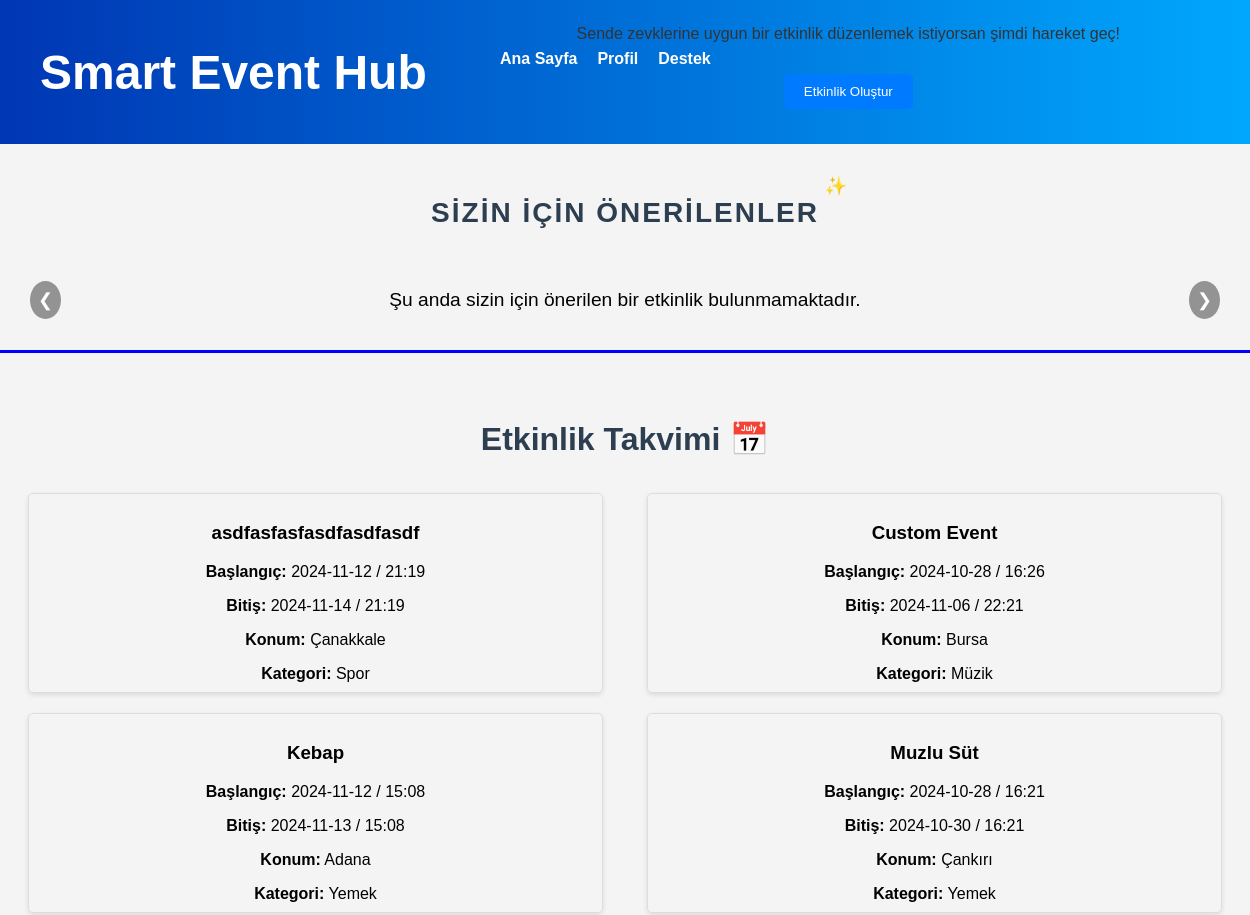
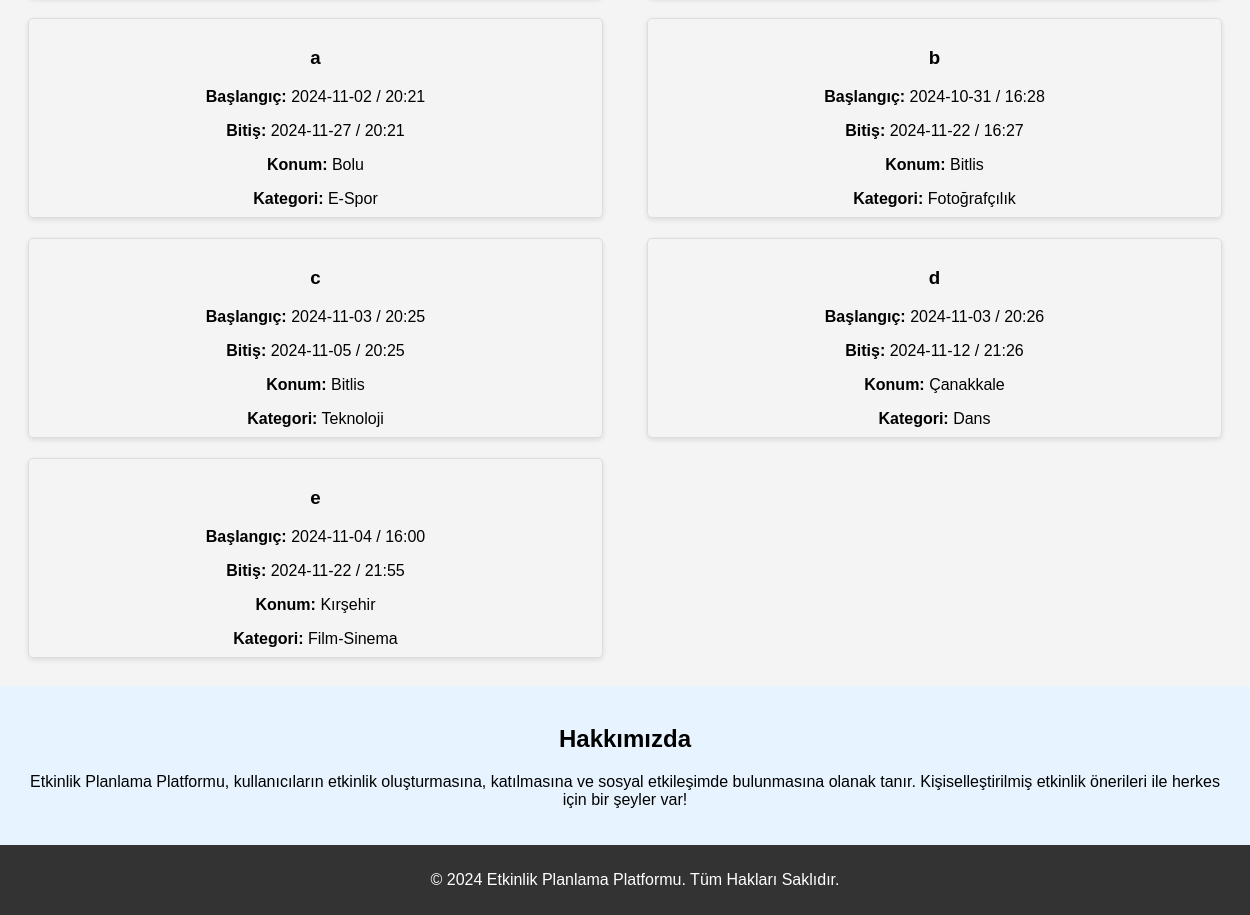
Screenshot of /main_page (signed in) with the database file from the repository (2 pictures, top to bottom).
### tables this page shows
CREATE TABLE events (
        ID INTEGER PRIMARY KEY AUTOINCREMENT,
        event_name TEXT NOT NULL,
        description TEXT NOT NULL,
        startDate TEXT NOT NULL,
        finishDate TEXT NOT NULL,
        startTime TEXT NOT NULL,
        finishTime TEXT NOT NULL,
        duration TEXT NOT NULL,
        city TEXT NOT NULL,        
        address TEXT NOT NULL,        
        category TEXT NOT NULL,
        creator_username TEXT NOT NULL,
        isApproved BOOLEAN DEFAULT FALSE NOT NULL
    );

### app.py (the view)
@app.route('/main_page')
def main_page():
    username = session.get('user').get('username')
    all_events = get_all_approved_events_for_user(username)
    suggested_events = get_suggested_events_for_user(username)
    return render_template('mainPage.html', events=all_events, suggested_events=suggested_events)

### database.py (called while the page is built)
def get_db_connection():
    conn = sqlite3.connect(DATABASE)
    conn.row_factory = sqlite3.Row
    return conn

def get_user_participation_by_category(username):
    conn = get_db_connection()
    cursor = conn.cursor()
    cursor.execute('''
        SELECT e.category, COUNT(*) as participation_count
        FROM participants p
        JOIN events e ON p.event_ID = e.ID
        JOIN users u ON p.user_ID = u.ID
        WHERE u.username = ?
        GROUP BY e.category
        ORDER BY participation_count DESC
    ''', (username,))
    category_participation = cursor.fetchall()
    conn.close()
    return category_participation

def get_suggested_events_for_user(username):
    category_participation = get_user_participation_by_category(username)
    categories_order = [category for category, _ in category_participation]
    conn = get_db_connection()
    cursor = conn.cursor()
    suggested_events = []
    for category in categories_order:
        cursor.execute('''
            SELECT * FROM events
            WHERE category = ? AND isApproved = 1
        ''', (category,))
        events_in_category = cursor.fetchall()
        suggested_events.extend(events_in_category)
    conn.close()
    return suggested_events

### templates/mainPage.html (shortened to what this page needs)
<!DOCTYPE html>
<html lang="tr">
<head>
    <link rel="stylesheet" href="{{ url_for('static', filename='css/mainPage_style.css') }}">
</head>
<body>
    {% include 'header.html' %}
    <main>
        <section class="recommended-events-section">
            <h2 class="recommended-events-title">Sizin İçin Önerilenler</h2>
            <div class="events-carousel">
                <button class="carousel-btn prev-btn">&#10094;</button>
                <div class="events-list">
                    {% if suggested_events %}
                        {% for event in suggested_events %}
                            <div class="event-card-item">
                                <h3>{{ event['event_name'] }}</h3>
                                <p><strong>Açıklama:</strong> {{ event['description'] }}</p>
                                <p><strong>Başlangıç:</strong> {{ event['startDate'] }} / {{ event['startTime'] }}</p>
                                <p><strong>Bitiş:</strong> {{ event['finishDate'] }} / {{ event['finishTime'] }}</p>
                                <p><strong>Konum:</strong> {{ event['location'] }}</p>
                                <p><strong>Kategori:</strong> {{ event['category'] }}</p>
                            </div>
                        {% endfor %}
                    {% else %}
                        <p class="no-events-message">Şu anda sizin için önerilen bir etkinlik bulunmamaktadır.</p>
                    {% endif %}
                </div>
                <button class="carousel-btn next-btn">&#10095;</button>
            </div>
        </section>
        <div class="section-divider"></div>
        <section class="upcoming-events">
            <h2 class="event-title">Etkinlik Takvimi 📅</h2>
            <div class="event-grid">
                {% for event in events %}
                <a href="{{ url_for('event_detail', event_id=event.id) }}" class="link">
                    <div class="event-card">
                        <div class="event-content">
                            <h3>{{ event['event_name'] }}</h3>
                            <p><strong>Başlangıç:</strong> {{ event['startDate'] }} / {{ event['startTime'] }}</p>
                            <p><strong>Bitiş:</strong> {{ event['finishDate'] }} / {{ event['finishTime'] }}</p>
                            <p><strong>Konum:</strong> {{ event['city'] }}</p>
                            <p><strong>Kategori:</strong> {{ event['category'] }}</p>
                        </div>
                    </div>
                </a>
                {% else %}
                    <p class="no-event-message">Henüz aktif bir etkinlik bulunmamaktadır.</p>
                {% endfor %}
            </div>
        </section>
        <section class="about">
            <h2>Hakkımızda</h2>
            <p>Etkinlik Planlama Platformu, kullanıcıların etkinlik oluşturmasına, katılmasına ve sosyal etkileşimde bulunmasına olanak tanır. Kişiselleştirilmiş etkinlik önerileri ile herkes için bir şeyler var!</p>
        </section>
    </main>
    <footer>
        <p>© 2024 Etkinlik Planlama Platformu. Tüm Hakları Saklıdır.</p>
    </footer>
</body>
</html>

### static/css/mainPage_style.css (style rules this page uses)
body { font-family: Arial, sans-serif; margin: 0; padding: 0; background-color: #f4f4f4; }
h2 { text-align: center; }
.upcoming-events { padding: 20px; }
.event-grid { display: flex; flex-wrap: wrap; justify-content: space-between; gap: 20px; padding: 8px; }
.link { text-decoration: none; }
.event-card { position: relative; display: flex; flex-direction: column; border: 1px solid #ddd; border-radius: 5px; box-shadow: 0 2px 5px rgba(0, 0, 0, 0.1); padding: 5px; width: 100%; height: 200px; box-sizing: border-box; text-align: center; transition: transform 0.3s, box-shadow 0.3s; cursor: pointer; min-width: 575px; overflow: hidden; }
.event-content { position: relative; z-index: 1; padding: 5px; }
.event-card::before { content: ""; position: absolute; top: 0; left: 0; width: 100%; height: 100%; background-size: cover; background-position: center; opacity: 0.4; z-index: -1; border-radius: 5px; }
.event-card h3, .event-card p { position: relative; z-index: 1; }
.event-card > * { position: relative; z-index: 1; color: black; }
.about { padding: 20px; background-color: #e7f3fe; text-align: center; }
footer { background-color: #333; color: white; text-align: center; padding: 10px; position: relative; bottom: 0; width: 100%; }
.event-title { font-size: 2rem; font-weight: 700; color: #2c3e50; }
.recommended-events-section { margin: 20px 0; text-align: center; padding: 0 20px; }
.events-carousel { position: relative; width: 100%; overflow: hidden; }
.events-list { display: flex; transition: transform 0.3s ease-in-out; }
.carousel-btn { position: absolute; top: 50%; transform: translateY(-50%); background-color: rgba(0, 0, 0, 0.4); color: white; font-size: 18px; padding: 8px; border: none; cursor: pointer; z-index: 10; border-radius: 50%; transition: background-color 0.3s ease-in-out; }
.prev-btn { left: 10px; }
.next-btn { right: 10px; }
.recommended-events-title { font-size: 28px; font-weight: bold; color: #2c3e50; text-transform: uppercase; letter-spacing: 2px; margin-bottom: 30px; position: relative; display: inline-block; padding: 10px; }
.recommended-events-title:before { content: ""; position: absolute; bottom: 0; left: 0; width: 100%; height: 4px; border-radius: 2px; }
.recommended-events-title:after { content: "✨"; position: absolute; top: -12px; right: -20px; font-size: 18px; }
.no-events-message { text-align: center; width: 100%; font-size: 1.2em; margin-top: 20px; }
.section-divider { border-top: 3px solid blue; margin: 20px 0; }

### static/css/header_style.css (style rules this page uses)
body, html { margin: 0; padding: 0; width: 100%; height: 100%; }

### rows the page displays
events: event_name "asdfasfasfasdfasdfasdf", startDate "2024-11-12", startTime "21:19", finishDate "2024-11-14", finishTime "21:19", city "Çanakkale", category "Spor"
events: event_name "Custom Event", startDate "2024-10-28", startTime "16:26", finishDate "2024-11-06", finishTime "22:21", city "Bursa", category "Müzik"
events: event_name "Kebap", startDate "2024-11-12", startTime "15:08", finishDate "2024-11-13", finishTime "15:08", city "Adana", category "Yemek"
events: event_name "Muzlu Süt", startDate "2024-10-28", startTime "16:21", finishDate "2024-10-30", finishTime "16:21", city "Çankırı", category "Yemek"
events: event_name "a", startDate "2024-11-02", startTime "20:21", finishDate "2024-11-27", finishTime "20:21", city "Bolu", category "E-Spor"
events: event_name "b", startDate "2024-10-31", startTime "16:28", finishDate "2024-11-22", finishTime "16:27", city "Bitlis", category "Fotoğrafçılık"
events: event_name "c", startDate "2024-11-03", startTime "20:25", finishDate "2024-11-05", finishTime "20:25", city "Bitlis", category "Teknoloji"
events: event_name "d", startDate "2024-11-03", startTime "20:26", finishDate "2024-11-12", finishTime "21:26", city "Çanakkale", category "Dans"
events: event_name "e", startDate "2024-11-04", startTime "16:00", finishDate "2024-11-22", finishTime "21:55", city "Kırşehir", category "Film-Sinema"
